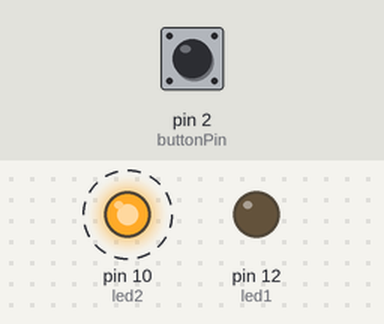
Bench run of a sketch on a simulated Arduino Uno, built with avr-gcc and run on an emulated ATmega328P. Parts: output pins drawn as LEDs (lit = HIGH). Dashed ring = blinking. The inputs (shaded band) are chosen by the test bench; at power-on: pin 2 (buttonPin) HIGH.

Above: at 0.87 s.
1.3 s: pin 2 (buttonPin) pulled LOW for 0.15 s
At 1.37 s:
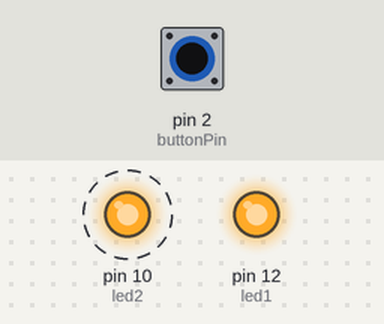
4.3 s: pin 2 (buttonPin) pulled LOW for 1 s
At 5.62 s:
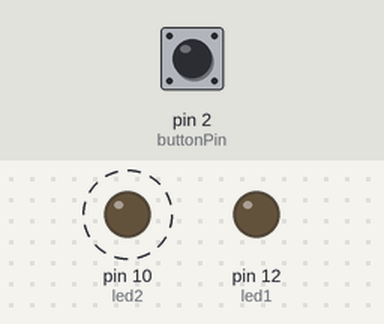
7.3 s: pin 2 (buttonPin) pulled LOW for 3.2 s
At 7.62 s:
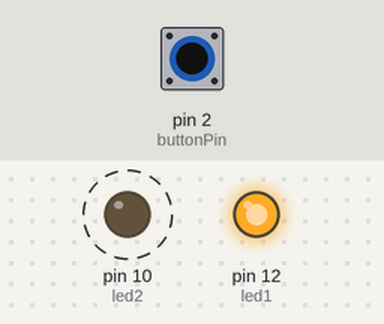
Timing chart, 0 to 18.0 s (numbered marks = the images above; inputs shaded):
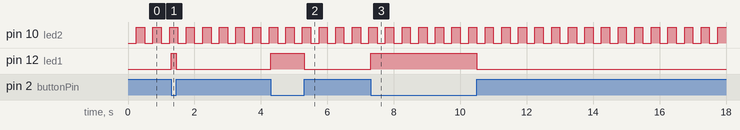

Measured:
- after the input at 1.3 s, pin 12 (led1): LOW → HIGH at once, → LOW 0.15 s later
- after the input at 4.3 s, pin 12 (led1): LOW → HIGH at once, → LOW 1.0 s later
- after the input at 7.3 s, pin 12 (led1): LOW → HIGH at once, → LOW 3.2 s later
- by itself, pin 10 (led2): alternates HIGH for 0.25 s and LOW for 0.25 s

The sketch:

Arduino_led_push_button.ino
```cpp
const int buttonPin = 2;
const int led1 = 12;
const int led2 = 10;

unsigned long previousMillis = 0;
const long blinkInterval = 250;  // 0.25 seconds

int led2State = LOW;

void setup() {
  pinMode(buttonPin, INPUT_PULLUP);
  pinMode(led1, OUTPUT);
  pinMode(led2, OUTPUT);
}

void loop() {

  // Push button controls LED 1
  if (digitalRead(buttonPin) == LOW) {
    digitalWrite(led1, HIGH);
  } else {
    digitalWrite(led1, LOW);
  }

  // LED 2 blinks every 0.25 seconds
  unsigned long currentMillis = millis();

  if (currentMillis - previousMillis >= blinkInterval) {
    previousMillis = currentMillis;

    if (led2State == LOW) {
      led2State = HIGH;
    } else {
      led2State = LOW;
    }

    digitalWrite(led2, led2State);
  }
}
```
